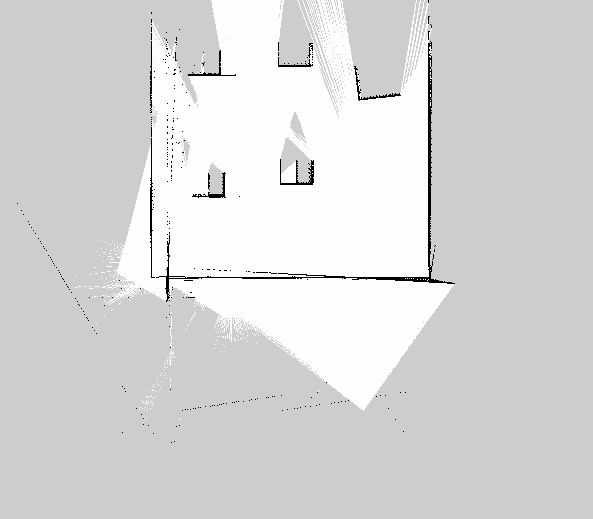
#> input picture src/lab_cobot_navigation/maps/map.pgm, 593 x 519 px
$ python denoise_map.py
#> lines starting #> are read from the running program, lines starting #| are printed output that depends on the picture; after the words box and inside, x2 and y2 are one past the last pixel; in counts of white or black regions, pixels touching at a corner belong together
#!/usr/bin/env python3
"""清理 SLAM 地图孤立噪点,并把机器人起点附近强制标为 free."""
import argparse
from pathlib import Path

import numpy as np
import yaml
from PIL import Image


BASE = Path(__file__).resolve().parent
DEFAULT_MAP_YAML = BASE / "map.yaml"
DEFAULT_CLEAR_RADIUS = 14
DEFAULT_MIN_CLUSTER_SIZE = 20


def world_to_pixel(x, y, width, height, resolution, origin_x, origin_y):
    px = int((x - origin_x) / resolution)
    py = height - 1 - int((y - origin_y) / resolution)
    if not (0 <= px < width and 0 <= py < height):
        raise ValueError(f"点({x}, {y}) 超出地图范围 -> 像素({px}, {py})")
    return px, py


def load_map(map_yaml):
    meta = yaml.safe_load(map_yaml.read_text(encoding="utf-8"))
    image_path = Path(meta["image"])
    if not image_path.is_absolute():
        image_path = map_yaml.parent / image_path
    img = np.array(Image.open(image_path))
    if img.ndim == 3:
        img = img[:, :, 0]
    resolution = float(meta["resolution"])
    origin_x, origin_y = float(meta["origin"][0]), float(meta["origin"][1])
    return img, image_path, resolution, origin_x, origin_y


def default_output_path(image_path):
    return image_path.with_name(f"{image_path.stem}_denoised{image_path.suffix}")


def remove_small_obstacle_clusters(out, obstacle, min_cluster_size):
    if min_cluster_size <= 0:
        print("跳过连通域去噪")
        return

    try:
        from scipy import ndimage

        labeled, count = ndimage.label(obstacle)
        sizes = ndimage.sum(obstacle, labeled, range(1, count + 1))
        removed = 0
        for index, size in enumerate(sizes, start=1):
            if size < min_cluster_size:
                out[labeled == index] = 254
                removed += 1
        print(f"连通域 {count} 个,移除 {removed} 个小噪点簇(保留大簇=墙)")
    except Exception as exc:
        print(f"无 scipy({exc}),跳过连通域去噪,仅清起点")


def denoise_map(map_yaml, output=None, clear_radius=DEFAULT_CLEAR_RADIUS,
                min_cluster_size=DEFAULT_MIN_CLUSTER_SIZE):
    img, image_path, resolution, origin_x, origin_y = load_map(map_yaml)
    height, width = img.shape
    obstacle = img < 50
    before_count = int(obstacle.sum())
    print(f"地图 {width}x{height}, 去噪前障碍像素 {before_count}")

    out = img.copy()
    remove_small_obstacle_clusters(out, obstacle, min_cluster_size)

    px, py = world_to_pixel(
        0.0,
        0.0,
        width,
        height,
        resolution,
        origin_x,
        origin_y,
    )
    yy, xx = np.ogrid[:height, :width]
    mask = (xx - px) ** 2 + (yy - py) ** 2 <= clear_radius ** 2
    freed = int(((out < 50) & mask).sum())
    out[mask & (out < 50)] = 254
    print(f"起点周围清除 {freed} 个占用像素")

    after_count = int((out < 50).sum())
    print(f"去噪后障碍像素 {after_count} (减少 {before_count - after_count})")
    print(f"起点({px},{py})值: {out[py, px]} (需为 254=free)")

    output_path = Path(output) if output is not None else default_output_path(image_path)
    output_path.parent.mkdir(parents=True, exist_ok=True)
    Image.fromarray(out).save(output_path)
    print(f"已保存去噪后 {output_path}")
    return output_path


def parse_args():
    parser = argparse.ArgumentParser()
    parser.add_argument("--map-yaml", type=Path, default=DEFAULT_MAP_YAML)
    parser.add_argument("--output", type=Path)
    parser.add_argument("--clear-radius", type=int, default=DEFAULT_CLEAR_RADIUS)
    parser.add_argument(
        "--min-cluster-size",
        type=int,
        default=DEFAULT_MIN_CLUSTER_SIZE,
    )
    return parser.parse_args()


def main():
    args = parse_args()
    denoise_map(
        args.map_yaml,
        output=args.output,
        clear_radius=args.clear_radius,
        min_cluster_size=args.min_cluster_size,
    )
#> in load_map, img is the input picture: shape (519, 593); min 0, max 254, mean 216.2
#> in denoise_map, `img, image_path, resolution, origin_x, origin_y = load_map(map_yaml)`: resolution = 0.05; origin_x = -7.5
#> in denoise_map, `obstacle = img < 50`:
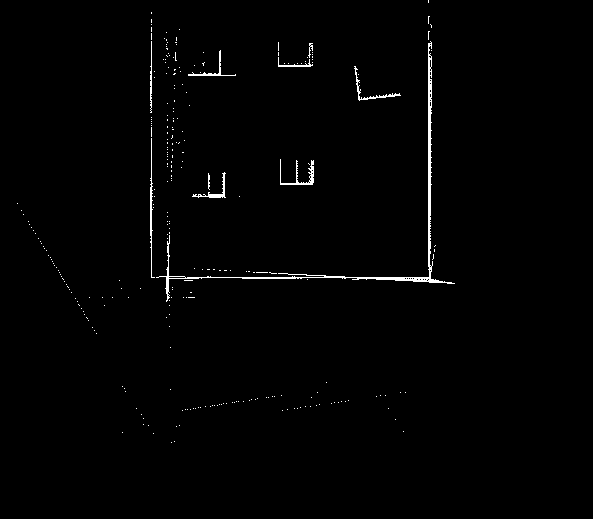
#> obstacle: shape (519, 593) bool; 1% white in thin lines or dots, all inside (x1, y1, x2, y2) = (17, 0, 455, 443)
#> in denoise_map, `before_count = int(obstacle.sum())`: before_count = 3070
#| 地图 593x519, 去噪前障碍像素 3070
#> in remove_small_obstacle_clusters, `labeled, count = ndimage.label(obstacle)`: labeled: shape (519, 593) int32; 320 distinct labels, from 0 to 319
#> in remove_small_obstacle_clusters, `labeled, count = ndimage.label(obstacle)`: count = 319
#> in remove_small_obstacle_clusters, `sizes = ndimage.sum(obstacle, labeled, range(1, count + 1))`: sizes = 319 values, max 1492 at index 20, min 1 at index 4, mean 9.62
#> the loop in remove_small_obstacle_clusters, `for index, size in enumerate(sizes, start=1):` made 319 passes
#> size on passes 1 to 12: 3, 2, 9, 4, 1, 1, 3, 5, 1, 10, 1, 7
#> after the loop in remove_small_obstacle_clusters, `for index, size in enumerate(sizes, start=1):`:
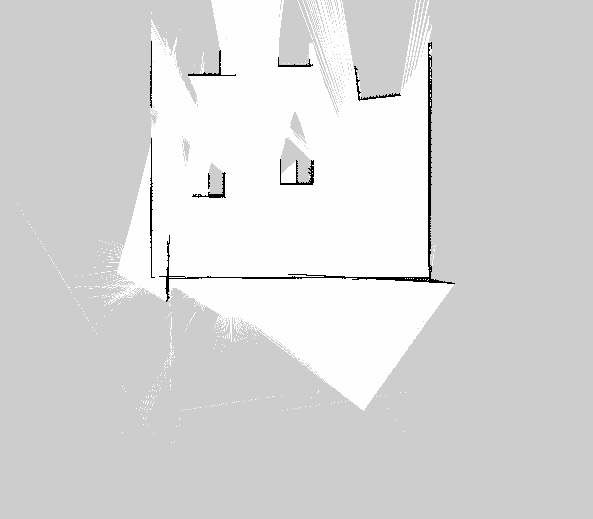
#> out: shape (519, 593); 0.16% of pixels changed, all inside (x1, y1, x2, y2) = (17, 0, 436, 443)
#> after the loop in remove_small_obstacle_clusters, `for index, size in enumerate(sizes, start=1):`: removed = 310
#| 连通域 319 个,移除 310 个小噪点簇(保留大簇=墙)
#> in world_to_pixel, `px = int((x - origin_x) / resolution)`: px = 150
#> in world_to_pixel, `py = height - 1 - int((y - origin_y) / resolution)`: py = 368
#> in denoise_map, `px, py = world_to_pixel( 0.0, 0.0, width, height, resolution, origin_x..`: px = 150; py = 368
#> in denoise_map, `mask = (xx - px) ** 2 + (yy - py) ** 2 <= clear_radius ** 2`:
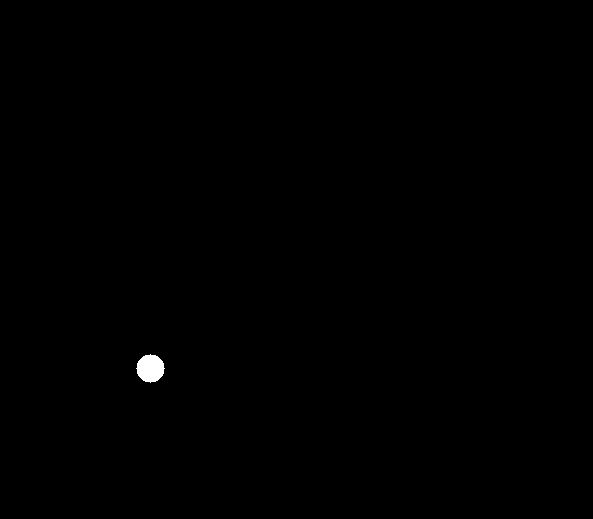
#> mask: shape (519, 593) bool; 0.2% white; 1 white region, box (x1, y1, x2, y2) and area: (136, 354, 165, 383) 613
#> in denoise_map, `freed = int(((out < 50) & mask).sum())`: freed = 0
#| 起点周围清除 0 个占用像素
#> in denoise_map, `after_count = int((out < 50).sum())`: after_count = 2565
#| 去噪后障碍像素 2565 (减少 505)
#| 起点(150,368)值: 205 (需为 254=free)
#| 已保存去噪后 src/lab_cobot_navigation/maps/map_denoised.pgm


if __name__ == "__main__":
    main()
